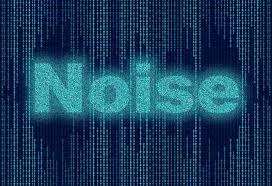
#> input picture images1.jpeg, 272 x 186 px
$ python ImageRestorationNoisyImage.py
#> lines starting #> are read from the running program, lines starting #| are printed output that depends on the picture
#> further down, image is the input picture: shape (186, 272, 3); mean B, G, R 91.7, 62.9, 25.2
import cv2
import numpy as np

def add_salt_and_pepper_noise(image, salt_prob, pepper_prob):


#> called with salt_prob = 0.02, pepper_prob = 0.02
    noisy_image = np.copy(image)
    total_pixels = image.size // image.shape[2]
#> total_pixels = 50592


    num_salt = int(np.ceil(salt_prob * total_pixels))
#> num_salt = 1012
    salt_coords = [np.random.randint(0, i - 1, num_salt) for i in image.shape]
    noisy_image[salt_coords[0], salt_coords[1], :] = 255

    # Add pepper noise (black pixels)
    num_pepper = int(np.ceil(pepper_prob * total_pixels))
#> num_pepper = 1012
    pepper_coords = [np.random.randint(0, i - 1, num_pepper) for i in image.shape]
    noisy_image[pepper_coords[0], pepper_coords[1], :] = 0
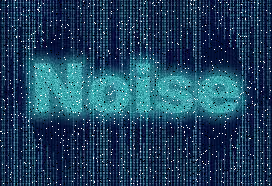
#> noisy_image: shape (186, 272, 3); mean B, G, R 93.1, 65.4, 29.3

    return noisy_image


image_path = "images1.jpeg"
image = cv2.imread(image_path, cv2.IMREAD_COLOR)


if image is None:
    print("Error: Could not load image. Please check the file path.")
else:

    salt_prob = 0.02
    pepper_prob = 0.02
    noisy_image = add_salt_and_pepper_noise(image, salt_prob, pepper_prob)


    filtered_image = cv2.medianBlur(noisy_image, 5)
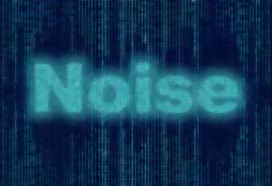
#> filtered_image: shape (186, 272, 3); mean B, G, R 85.9, 56.9, 17.5


    cv2.imshow("Original Image", image)
    cv2.imshow("Filtered Image", filtered_image)
    cv2.waitKey(0)
    cv2.destroyAllWindows()

$ run again, with download.jpeg copied over images1.jpeg
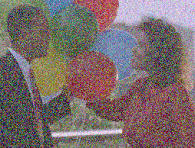
#> input picture download.jpeg, 195 x 148 px
#> image is the input picture: shape (148, 195, 3); mean B, G, R 107.9, 108.5, 122.8
#> in add_salt_and_pepper_noise, `noisy_image[pepper_coords[0], pepper_coords[1], :] = 0`:
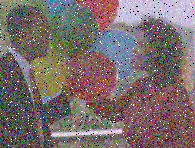
#> noisy_image: shape (148, 195, 3); mean B, G, R 108.6, 109.2, 122.9
#> `filtered_image = cv2.medianBlur(noisy_image, 5)`:
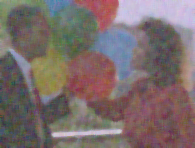
#> filtered_image: shape (148, 195, 3); mean B, G, R 108, 108.9, 122.9

$ run again, with flower.jpeg copied over images1.jpeg
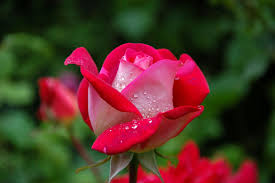
#> input picture flower.jpeg, 275 x 183 px
#> image is the input picture: shape (183, 275, 3); mean B, G, R 38.3, 51.4, 81.6
#> in add_salt_and_pepper_noise, `noisy_image[pepper_coords[0], pepper_coords[1], :] = 0`:
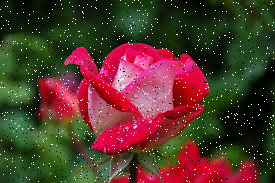
#> noisy_image: shape (183, 275, 3); mean B, G, R 41.7, 54.3, 83.4
#> `filtered_image = cv2.medianBlur(noisy_image, 5)`:
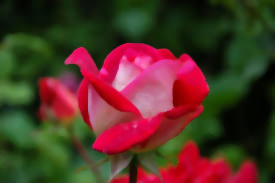
#> filtered_image: shape (183, 275, 3); mean B, G, R 37.9, 51, 81.5
